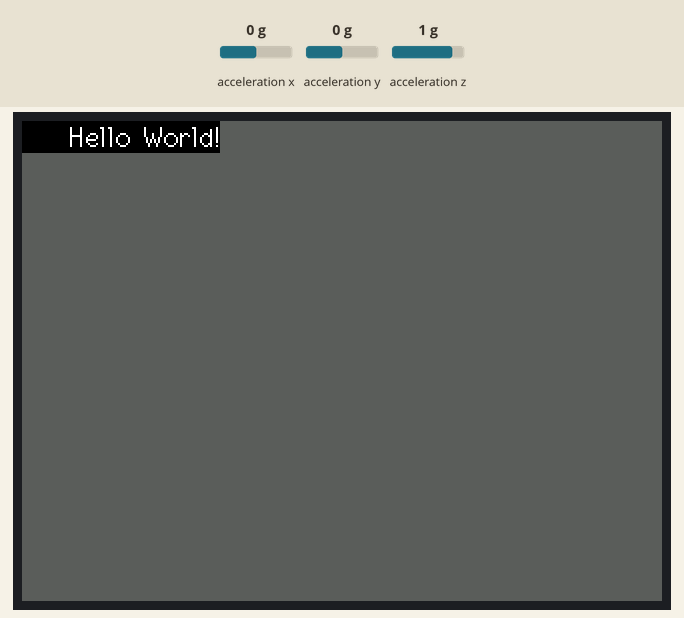
A sketch run on a simulated ESP32. Shown: 320×240 colour display. The inputs (shaded band) are chosen by the test bench; at power-on: acceleration x 0 g, acceleration y 0 g, acceleration z 1 g.

Above: at 0.3 s.
3.6 s: acceleration x set to -1.4 g
6.6 s: acceleration y set to -1.4 g
9.6 s: acceleration z set to -1.4 g
12.6 s: acceleration x set to 1.4 g
Timing chart, 0 to 15.6 s (numbered marks = the images above; inputs shaded):
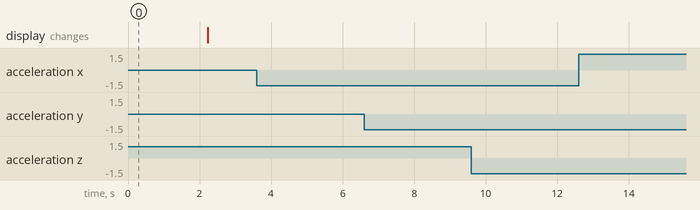

The sketch:

Wio_Accelerometer_Graph.ino
```cpp
#include"LIS3DHTR.h"
#include <TFT_eSPI.h> // Graphics and font library for ILI9341 driver chip
#include <SPI.h>
TFT_eSPI tft = TFT_eSPI();  // Invoke library
LIS3DHTR<TwoWire> lis;

#define TFT_GREY  0x5AEB
#define LTBLUE    0xB6DF
#define LTTEAL    0xBF5F
#define LTGREEN   0xBFF7
#define LTCYAN    0xC7FF
#define LTRED     0xFD34
#define LTMAGENTA 0xFD5F
#define LTYELLOW  0xFFF8
#define LTORANGE  0xFE73
#define LTPINK    0xFDDF
#define LTPURPLE  0xCCFF
#define LTGREY    0xE71C

#define BLUE      0x001F
#define TEAL      0x0438
#define GREEN     0x07E0
#define CYAN      0x07FF
#define RED       0xF800
#define MAGENTA   0xF81F
#define YELLOW    0xFFE0
#define ORANGE    0xFC00
#define PINK      0xF81F
#define PURPLE    0x8010
#define GREY      0xC618
#define WHITE     0xFFFF
#define BLACK     0x0000

#define DKBLUE    0x000D
#define DKTEAL    0x020C
#define DKGREEN   0x03E0
#define DKCYAN    0x03EF
#define DKRED     0x6000
#define DKMAGENTA 0x8008
#define DKYELLOW  0x8400
#define DKORANGE  0x8200
#define DKPINK    0x9009
#define DKPURPLE  0x4010
#define DKGREY    0x4A49


int n = 0;
boolean display1 = true;
boolean update1 = true;
double ox = -999, oy = -999; // Force them to be off screen

void TraceAndBackground(TFT_eSPI& tft, double x,  double y,  byte dp,
           double gx, double gy,
           double w, double h,
           double xlo, double xhi, double xinc,
           double ylo, double yhi, double yinc,
           char* title, char* xlabel, char* ylabel,
           boolean& update1, unsigned int color)
{
    double ydiv, xdiv;
    double i;
    double temp;
    int rot, newrot;

    unsigned int gcolor = DKBLUE;     // gcolor = graph grid color
    unsigned int acolor = RED;        // acolor = main axes and label color
    unsigned int pcolor = color;      // pcolor = color of your plotted data
    unsigned int tcolor = WHITE;      // tcolor = text color
    unsigned int bcolor = BLACK;      // bcolor = background color

    // initialize old x and old y in order to draw the first point of the graph
    // but save the transformed value
    // note my transform funcition is the same as the map function, except the map uses long and we need doubles
    if (update1) {
        update1 = false;

        ox = (x - xlo) * (w) / (xhi - xlo) + gx;
        oy = (y - ylo) * (gy - h - gy) / (yhi - ylo) + gy;

        if ((ox < gx) || (ox > gx + w)) {
            update1 = true;
            return;
        }
        if ((oy < gy - h) || (oy > gy)) {
            update1 = true;
            return;
        }

        tft.setTextDatum(MR_DATUM);

        // draw y scale
        for (i = ylo; i <= yhi; i += yinc)
        {
            // compute the transform
            temp = (i - ylo) * (gy - h - gy) / (yhi - ylo) + gy;

            if (i == 0)
            {
                tft.setTextColor(acolor, bcolor);
                tft.drawString(xlabel, (int)(gx + w), (int)temp, 2);
            }
            // draw the axis labels
            tft.setTextColor(tcolor, bcolor);
            // precision is default Arduino--this could really use some format control
            tft.drawFloat(i, dp, gx - 4, temp, 1);

            if (i == 0)
            {
                tft.drawLine(gx, temp, gx + w, temp, acolor);
                tft.setTextColor(acolor, bcolor);
                tft.drawString(xlabel, (int)(gx + w), (int)temp, 2);
            } else {
                tft.drawLine(gx, temp, gx + w, temp, gcolor);
            }
        }

        // draw x scale
        for (i = xlo; i <= xhi; i += xinc) {

            // compute the transform
            temp = (i - xlo) * (w) / (xhi - xlo) + gx;
            if (i == 0) {
                tft.drawLine(temp, gy, temp, gy - h, acolor);
                tft.setTextColor(acolor, bcolor);
                tft.setTextDatum(BC_DATUM);
                tft.drawString(ylabel, (int)temp, (int)(gy - h - 8), 2);
            } else {
                tft.drawLine(temp, gy, temp, gy - h, gcolor);
            }

            // draw the axis labels
            tft.setTextColor(tcolor, bcolor);
            tft.setTextDatum(TC_DATUM);
            // precision is default Arduino--this could really use some format control
            tft.drawFloat(i, dp, temp, gy + 7, 1);
        }

        //now draw the graph labels
        tft.setTextColor(tcolor, bcolor);
        tft.drawString(title, (int)(gx + w / 2), (int)(gy - h - 30), 4);
    }

    // the coordinates are now drawn, plot the data
    // the entire plotting code are these few lines...
    // recall that ox and oy are initialized above
    x = (x - xlo) * (w) / (xhi - xlo) + gx;
    y = (y - ylo) * (gy - h - gy) / (yhi - ylo) + gy;

    if ((x < gx) || (x > gx + w)) {
        update1 = true;
        return;
    }
    if ((y < gy - h) || (y > gy)) {
        update1 = true;
        return;
    }

    tft.drawLine(ox, oy, x, y, pcolor);
    // it's up to you but drawing 2 more lines to give the graph some thickness
    //tft.drawLine(ox, oy + 1, x, y + 1, pcolor);
    //tft.drawLine(ox, oy - 1, x, y - 1, pcolor);
    ox = x;
    oy = y;
}

void TraceOnly(TFT_eSPI& tft, double x,  double y,  byte dp,
           double gx, double gy,
           double w, double h,
           double xlo, double xhi, double xinc,
           double ylo, double yhi, double yinc,
           char* title, char* xlabel, char* ylabel,
           boolean& update1, unsigned int color)
{
    unsigned int pcolor = color;      // pcolor = color of your plotted data

    // initialize old x and old y in order to draw the first point of the graph
    // but save the transformed value
    // note my transform funcition is the same as the map function, except the map uses long and we need doubles
    if (update1)
    {
        update1 = false;

        ox = (x - xlo) * (w) / (xhi - xlo) + gx;
        oy = (y - ylo) * (gy - h - gy) / (yhi - ylo) + gy;

        if ((ox < gx) || (ox > gx + w))
        {
            update1 = true;
            return;
        }
        if ((oy < gy - h) || (oy > gy))
        {
            update1 = true;
            return;
        }
    }
    // the coordinates are now drawn, plot the data
    // the entire plotting code are these few lines...
    // recall that ox and oy are initialized above
    x = (x - xlo) * (w) / (xhi - xlo) + gx;
    y = (y - ylo) * (gy - h - gy) / (yhi - ylo) + gy;

    if ((x < gx) || (x > gx + w))
    {
        update1 = true;
        return;
    }
    if ((y < gy - h) || (y > gy))
    {
        update1 = true;
        return;
    }

    tft.drawLine(ox, oy, x, y, pcolor);
    ox = x;
    oy = y;
}

void setup()
{
  tft.init();
  tft.setRotation(1);
  Serial.begin(115200);
  lis.begin(Wire1);

  if (!lis)
  {
    Serial.println("ERROR");
    while(1);
  }
  lis.setOutputDataRate(LIS3DHTR_DATARATE_25HZ); //Data output rate
  lis.setFullScaleRange(LIS3DHTR_RANGE_2G); //Scale range set to 2g

  tft.fillScreen(TFT_GREY);
  tft.setCursor(0, 0, 2);
  tft.setTextColor(TFT_WHITE, TFT_BLACK);  tft.setTextSize(1);
  tft.println("    Hello World!");
  delay(2000);

  tft.fillScreen(BLACK);
  tft.setRotation(1);
  double x, y;
}

void loop()
{
  float x_values, y_values, z_values;
  x_values = lis.getAccelerationX();
  y_values = lis.getAccelerationY();
  z_values = lis.getAccelerationZ();

  double a;
  double b;
  double c;
  double x;
  uint16_t state = 0;
  for (x = 0; x <= 599; x += 1)
  {
    x_values = lis.getAccelerationX();
    a = x_values * 250;
    y_values = lis.getAccelerationY();
    b = y_values * 250;
    z_values = lis.getAccelerationZ();
    c = z_values * 250;

    update1 = true;
    TraceAndBackground(tft, x, a, 1, 40, 220, 270, 190, 0, 605, 100, -400, 400, 100, "3 Axis IMU", "", "", update1, GREEN);
    update1 = true;
    TraceOnly(tft, x, b, 1, 40, 220, 270, 190, 0, 605, 100, -400, 400, 100, "", "", "", update1, CYAN);
    update1 = true;
    TraceOnly(tft, x, c, 1, 40, 220, 270, 190, 0, 605, 100, -400, 400, 100, "", "", "", update1, WHITE);

    // delay(10);
    // Serial.print("X: "); Serial.print(a);
    // Serial.print(" Y: "); Serial.print(b);
    // Serial.print(" Z: "); Serial.print(c);
    // Serial.println();
  }
  tft.fillScreen(BLACK);
}
```

Measured:
- after the input at 3.6 s, every drawn part: stays the same
- after the input at 6.6 s, every drawn part: stays the same
- after the input at 9.6 s, every drawn part: stays the same
- after the input at 12.6 s, every drawn part: stays the same
